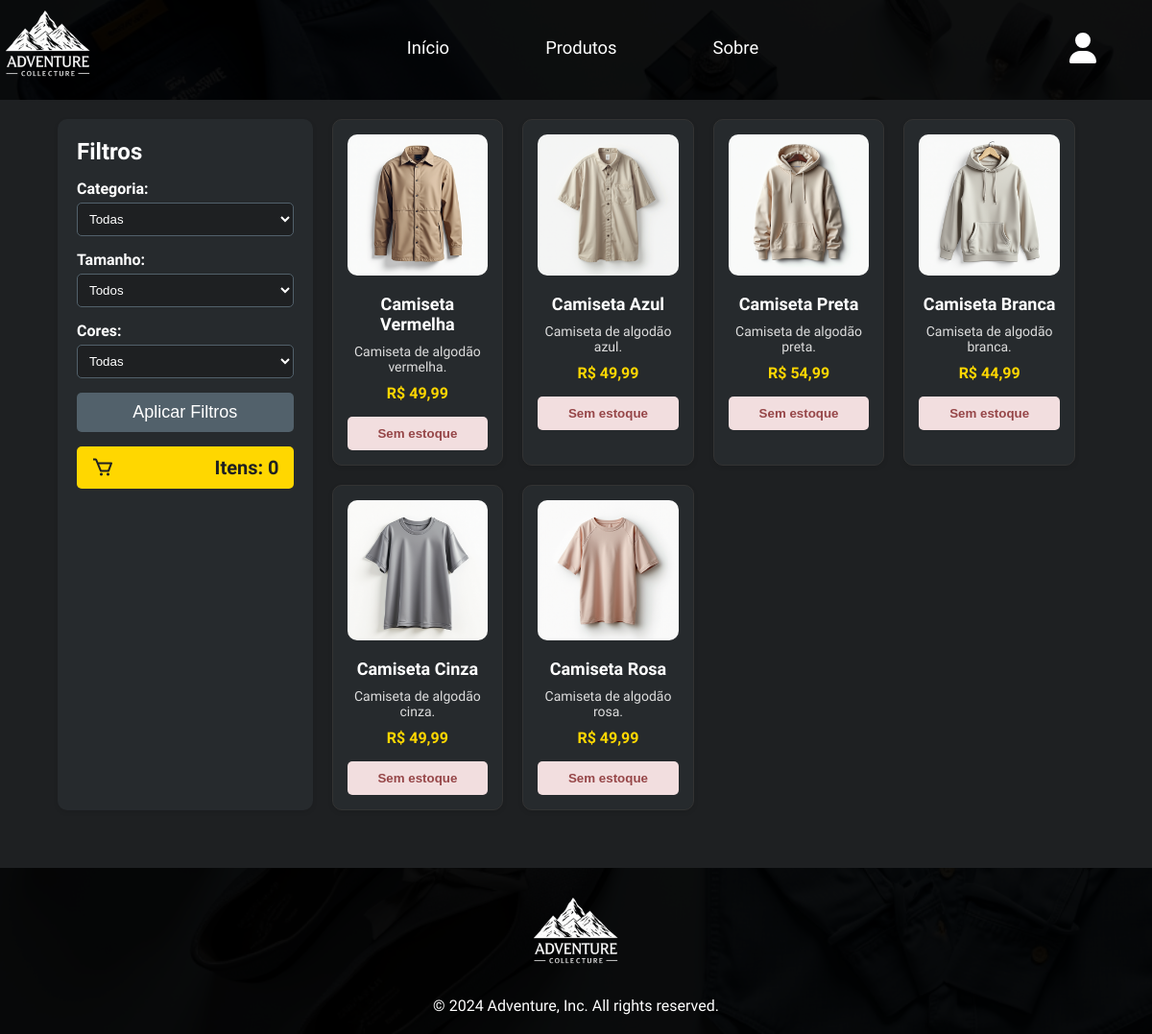
The page /public/index.php?a=loja on the database its author committed.
### tables this page shows
CREATE TABLE IF NOT EXISTS produtos (
  id INT PRIMARY KEY NOT NULL AUTO_INCREMENT,
  nome_produto VARCHAR(100) NOT NULL,
  descricao TEXT NOT NULL,
  preco DECIMAL(10,2) NOT NULL,
  categoria_id INT NOT NULL,
  tamanho_id INT NOT NULL,
  cor_id INT NOT NULL,
  imagem_produto VARCHAR(255),
  visivel TINYINT,
  data_criacao DATETIME NOT NULL DEFAULT CURRENT_TIMESTAMP,
  data_atualizacao DATETIME NOT NULL DEFAULT CURRENT_TIMESTAMP ON UPDATE CURRENT_TIMESTAMP,
  FOREIGN KEY (categoria_id) REFERENCES produto_categoria (id),
  FOREIGN KEY (tamanho_id) REFERENCES produto_tamanho (id),
  FOREIGN KEY (cor_id) REFERENCES produto_cores (id)
);

### core/controllers/Main.php (called while the page is built, shortened)
<?php
class Main{
    public function loja() {
        $produtos = new Produtos();
        $listarProdutos = $produtos->listarProdutos();
        $listarCategoria = $produtos->listarCategoria();
        $listarTamanho = $produtos->listarTamanho();
        $listarCor = $produtos->listarCor();
        $estoques = [];
        if (is_array($listarProdutos) && count($listarProdutos) > 0) {
            foreach ($listarProdutos as $produto) {
                $estoque = $produtos->listarEstoque($produto->id, $produto->cor_id, $produto->tamanho_id);
                $estoques[$produto->id] = $estoque;
            }
        }
        Store::Layout([
            'layout/html_header',
            'layout/header',
            'loja',
            'layout/footer',
            'layout/html_footer',
        ], [
            'produtos' => $listarProdutos,
            'categorias' => $listarCategoria,
            'tamanhos' => $listarTamanho,
            'cores' => $listarCor,
            'estoques' => $estoques
        ]);
    }
}

### core/rotas.php (called while the page is built, shortened)
<?php
$rotas = [
    'inicio' => 'main@index',
    'loja' => 'main@loja',
    'sobre' => 'main@sobre',
    'adicionar_carrinho' => 'carrinho@adicionar_carrinho',
    'limpar_carrinho' => 'carrinho@limpar_carrinho',
    'carrinho' => 'carrinho@carrinho',
    'remover_produto_carrinho' => 'carrinho@remover_produto_carrinho',
    'finalizar_compra' => 'carrinho@finalizar_compra',
    'finalizar_compra_resumo' => 'carrinho@finalizar_compra_resumo',
    'endereco_alternativo' => 'carrinho@endereco_alternativo',
    'metodo_pagamento' => 'carrinho@metodo_pagamento',
    'user_account' => 'usuario@user_account',
    'pagamento_processado' => 'pedido@pagamento_processado',
    'logout' => 'main@logout',
    'login' => 'main@login',
    'registrar_usuario' => 'main@registrar_usuario',
    'criar_cliente' => 'main@criar_cliente',
    'registro_endereco' => 'main@registro_endereco',
    'criar_endereco' => 'main@criar_endereco',
    'formulario-duvidas' => 'main@formDuvidas',
    'confirmar_email' => 'main@confirmar_email',
    'login_submit' => 'main@login_submit',
    'filtrar_produtos' => 'main@filtrar_produtos',
    'recuperar_senha' => 'main@recuperar_senha',
    'verificar_email' => 'main@verificar_email',
    'recuperar_senha_submit' => 'main@recuperar_senha_submit',
];
$acao = 'inicio';
if(isset($_GET['a'])){
    if(!key_exists($_GET['a'], $rotas)){
        $acao = 'inicio';
    } else{
        $acao = $_GET['a'];
    }
}
$partes = explode('@', $rotas[$acao]);
$metodo = $partes[1];
$ctr = new $controlador();
$ctr->$metodo();

### public/index.php (called while the page is built, shortened)
<?php
require_once('../core/rotas.php');

### core/classes/Database.php (called while the page is built, shortened)
<?php
class Database{
    private $conexao;
    private function conectar(){
        $this->conexao = new PDO(
            'mysql:'.
            'host='.MYSQL_SERVER.';'.
            'dbname='.MYSQL_DATABASE.';'.
            'charset='.MYSQL_CHARSET,
            MYSQL_USER,
            MYSQL_PASS,
            array(PDO::ATTR_PERSISTENT => true)
        );
        $this->conexao->setAttribute(PDO::ATTR_ERRMODE, PDO::ERRMODE_WARNING);
    }
    private function desconectar(){
        $this->conexao = null;
    }
    public function select($sql, $param = null){
        $res = null;
        try{
            if(!empty($param)){
                $exe = $this->conexao->prepare($sql);
                $exe->execute($param);
                $res = $exe->fetchAll(PDO::FETCH_CLASS);
            } else{
                $exe = $this->conexao->prepare($sql);
                $exe->execute();
                $res = $exe->fetchAll(PDO::FETCH_CLASS);
            }
        }catch(PDOException $e){
            echo $e;
        }
        return $res;
    }
};

### core/models/Produtos.php (called while the page is built, shortened)
<?php
class Produtos
{
    public function listarProdutos()
    {
        $sql = new Database();
        $resultado = $sql->select("SELECT * FROM produtos where visivel = 1");
        return $resultado;
    }
}

### core/views/loja.php (the view, shortened to what this page needs)
<?php
$total_produtos = 0;
?>
<link rel="stylesheet" href="assets/css/produtos_loja.css">
<div class="page-container">
    <div class="container content">
        <aside class="sidebar">
            <form action="?a=filtrar_produtos" method="POST">
                <h4>Filtros</h4>
                <div class="filter-group">
                    <label for="categoria" id="nome_categoria">Categoria:</label>
                    <select id="categoria" name="id_categoria">
                        <option>Todas</option>
                    </select>
                </div>
                <div class="filter-group">
                    <label for="tamanho">Tamanho:</label>
                    <select id="tamanho" name="id_tamanho">
                        <option>Todos</option>
                    </select>
                </div>
                <div class="filter-group">
                    <label for="cor">Cores:</label>
                    <select id="cor" name="id_cor">
                        <option>Todas</option>
                    </select>
                </div>
                <button type="submit" class="btn">Aplicar Filtros</button>
                <div class="cart-container">
                    <a href="?a=carrinho" class="cart-link">
                        <i class='bx bx-cart'></i>
                        <span id="carrinho">Itens: <?= $total_produtos ?></span>
                    </a>
                </div>
            </form>
        </aside>
        <main class="products">
            <?php foreach ($produtos as $produto): ?>
                <div class="product-card">
                    <img src="assets/images/produtos/<?= $produto->imagem_produto ?>" alt="<?= htmlspecialchars($produto->nome_produto) ?>">
                    <h5><?= htmlspecialchars($produto->nome_produto) ?></h5>
                    <p><?= htmlspecialchars($produto->descricao) ?></p>
                    <h4>R$ <?= preg_replace("/\./", ",", $produto->preco) ?></h4>
                    <?php
                    $quantidade_disponivel = isset($estoques[$produto->id]) && !empty($estoques[$produto->id])
                        ? $estoques[$produto->id][0]->quantidade_disponivel
                        : 0;
                    ?>
                    <?php if ($quantidade_disponivel <= 0): ?>
                        <button class="btn-sem-estoque" onclick="alerta_estoque()">Sem estoque</button>
                    <?php else: ?>
                        <button class="btn" onclick="adicionar_carrinho(<?= $produto->id ?>)">Adicionar ao carrinho</button>
                    <?php endif; ?>
                </div>
            <?php endforeach; ?>
        </main>
    </div>
</div>

### core/classes/Store.php (shortened to what this page needs)
<?php
class Store{
    public static function Layout($estruturas, $dados= null){
        foreach($estruturas as $estrutura){
            include("../core/views/$estrutura.php");
        }
    }
};

### core/views/layout/html_header.php (shortened to what this page needs)
<!DOCTYPE html>
<html lang="en">
<head>
    <link rel="stylesheet" href="assets/css/header-footer.css">
    <link href='https://unpkg.com/boxicons@2.1.4/css/boxicons.min.css' rel='stylesheet'>
</head>
<body>

### core/views/layout/header.php (shortened to what this page needs)
<header>
    <nav class="nav-bar">
        <div class="logo">
            <a href="?a=inicio"><img src="assets/images/Novo Projeto.png" alt=""></a>
        </div>
        <div class="nav-list">
            <ul>
                <li class="nav-item"><a href="?a=inicio" class="nav-link">Início</a></li>
                <li class="nav-item"><a href="?a=loja" class="nav-link">Produtos</a></li>
                <li class="nav-item"><a href="?a=sobre" class="nav-link">Sobre</a></li>
            </ul>
        </div>
        <div class="dropdown">
            <img src="assets/images/user-solid.svg" alt="User Icon" class="user-icon" onclick="toggleDropdown()">
        </div>
    </nav>
</header>

### core/views/layout/footer.php
<footer>
    <div class="logo-footer">
        <img src="assets/images/Novo Projeto.png" alt="Adventure Logo">
    </div>
    <div class="texto-footer">
        <p>© 2024 Adventure, Inc. All rights reserved.</p>
    </div>
</footer>

### core/views/layout/html_footer.php (shortened to what this page needs)
</body>
</html>

### public/assets/css/header-footer.css (style rules this page uses)
* { padding: 0; margin: 0; box-sizing: border-box; }
body { background-image: url('../images/background-image.png'); background-size: cover; background-color: rgba(0, 0, 0, 0.7); background-blend-mode: darken; background-repeat: no-repeat; display: flex; flex-direction: column; min-height: 100vh; }
.nav-bar { display: flex; align-items: center; justify-content: space-between; background-color: rgba(0, 0, 0, 0.8); padding: 0px 58px 0px 0px; position: relative; width: 100%; z-index: 10; }
.logo { display: flex; align-items: center; margin-right: auto; }
.nav-list { flex: 1; display: flex; justify-content: center; }
.nav-list ul { display: flex; list-style: none; }
.nav-item { margin: 0 50px; font-size: 1.15rem; color: #fff; font-family: "Josefin Sans", sans-serif; text-decoration: none; }
.nav-link { list-style: none; text-decoration: none; font-size: 1.15rem; color: #fff; font-family: "Josefin Sans", sans-serif; font-weight: 400; position: relative; display: inline-block; padding-bottom: 5px; }
.nav-link::after { list-style: none; content: ''; position: absolute; width: 0; height: 2px; background-color: #ffffff; left: 0; bottom: 0; transition: width 0.3s ease-in-out; }
.dropdown { position: relative; }
.user-icon { cursor: pointer; }
footer { display: flex; flex-direction: column; align-items: center; background-color: rgba(0, 0, 0, 0.8); padding: 20px 0; color: #fff; }
.logo-footer img { max-width: 150px; }
.texto-footer p { font-size: 1rem; font-family: "Josefin Sans", sans-serif; margin: 10px 0 0; text-align: center; }

### public/assets/css/produtos_loja.css (style rules this page uses)
.page-container { min-height: 100vh; display: flex; flex-direction: column; justify-content: space-between; font-family: "Lexend Zetta", sans-serif; background-color: #1E2022; color: white; }
.container { padding: 20px 5%; display: flex; gap: 20px; justify-content: space-between; }
.sidebar { width: 25%; background-color: #262A2D; padding: 20px; border-radius: 10px; box-shadow: 0 2px 5px rgba(0, 0, 0, 0.1); }
.sidebar h4 { font-size: 24px; color: #fff; margin-bottom: 15px; }
.filter-group { margin-bottom: 15px; display: flex; flex-direction: column; }
.filter-group label { color: #fff; font-weight: bold; margin-bottom: 5px; }
.filter-group select { padding: 8px; border: 1px solid #52616b; border-radius: 5px; background-color: #1E2022; color: white; }
.sidebar .btn { text-decoration: none; background-color: #52616b; color: white; padding: 10px 15px; border-radius: 5px; width: 100%; font-size: 18px; cursor: pointer; border: none; }
.cart-container { margin-top: 15px; position: sticky; top: 10px; }
.cart-link { display: flex; align-items: center; justify-content: space-between; background-color: #FFD700; color: #1E2022; padding: 10px 15px; border-radius: 5px; text-decoration: none; }
.cart-link i { font-size: 24px; color: #1E2022; }
.cart-link span { font-size: 20px; font-weight: bold; }
.products { display: flex; flex-wrap: wrap; gap: 20px; width: 75%; }
.product-card { background-color: #262A2D; border: 1px solid #333; border-radius: 10px; width: calc(25% - 20px); padding: 15px; color: white; text-align: center; box-shadow: 0 2px 5px rgba(0, 0, 0, 0.1); }
.product-card img { max-width: 100%; height: auto; border-radius: 10px; margin-bottom: 15px; }
.product-card h5 { font-size: 18px; color: #fff; margin-bottom: 10px; }
.product-card h4 { font-size: 16px; color: #FFD700; margin-bottom: 15px; }
.product-card p { font-size: 14px; color: #ddd; margin-bottom: 10px; }
.btn-sem-estoque { background-color: #F2DEDF; color: #964648; padding: 10px; border-radius: 5px; width: 100%; font-weight: 600; cursor: not-allowed; border: none; }

### rows shown on the page
produtos: imagem_produto (picture), nome_produto "Camiseta Vermelha", descricao "Camiseta de algodão vermelha.", preco "49,99", shows "Sem estoque"
produtos: imagem_produto (picture), nome_produto "Camiseta Azul", descricao "Camiseta de algodão azul.", preco "49,99", shows "Sem estoque"
produtos: imagem_produto (picture), nome_produto "Camiseta Preta", descricao "Camiseta de algodão preta.", preco "54,99", shows "Sem estoque"
produtos: imagem_produto (picture), nome_produto "Camiseta Branca", descricao "Camiseta de algodão branca.", preco "44,99", shows "Sem estoque"
produtos: imagem_produto (picture), nome_produto "Camiseta Cinza", descricao "Camiseta de algodão cinza.", preco "49,99", shows "Sem estoque"
produtos: imagem_produto (picture), nome_produto "Camiseta Rosa", descricao "Camiseta de algodão rosa.", preco "49,99", shows "Sem estoque"
